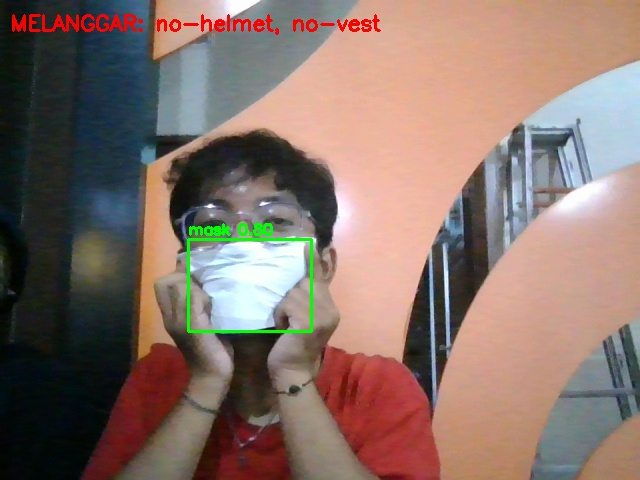
#> input picture backend/uploads/12bdfa4fa13642409dffac2676c64619.jpg, 640 x 480 px
$ python -i image_enhance.py   (imports and definitions only)
#> lines starting #> are read from the running program, lines starting #| are printed output that depends on the picture
"""
Utility untuk meningkatkan kualitas gambar sebelum dikirim ke model AI.

Alasan enhance diperlukan:
- Foto dari CCTV sering kurang jelas karena jarak jauh
- Enhance membantu AI mendeteksi APD dengan lebih akurat
- Teknik yang dipakai: sharpening + contrast + brightness adjustment
"""

import os
from PIL import Image, ImageEnhance, ImageFilter


def enhance_image(input_path: str, output_dir: str) -> str:
    """
    Melakukan enhancement pada gambar untuk memperjelas detail.

    Args:
        input_path: Path foto asli yang diupload
        output_dir: Folder untuk menyimpan hasil enhance

    Returns:
        Path foto yang sudah di-enhance
    """
#> called with output_dir = 'out.png'
    # Buka gambar
    img = Image.open(input_path)
#> img is the input picture: PIL image 640x480 RGB; mean R, G, B 135.5, 114.1, 105.6

    # 1. Tingkatkan ketajaman (sharpness) — membantu lihat detail APD
    enhancer = ImageEnhance.Sharpness(img)
    img = enhancer.enhance(2.0)  # 1.0 = normal, 2.0 = lebih tajam

    # 2. Tingkatkan kontras — membantu bedain warna helm/rompi
    enhancer = ImageEnhance.Contrast(img)
    img = enhancer.enhance(1.3)
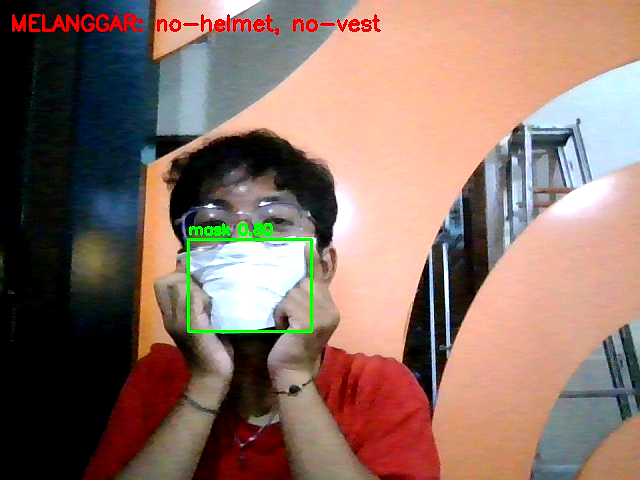
#> img: PIL image 640x480 RGB; mean R, G, B 140.2, 113.1, 102.4

    # 3. Sedikit tingkatkan brightness jika gambar gelap
    enhancer = ImageEnhance.Brightness(img)
    img = enhancer.enhance(1.1)
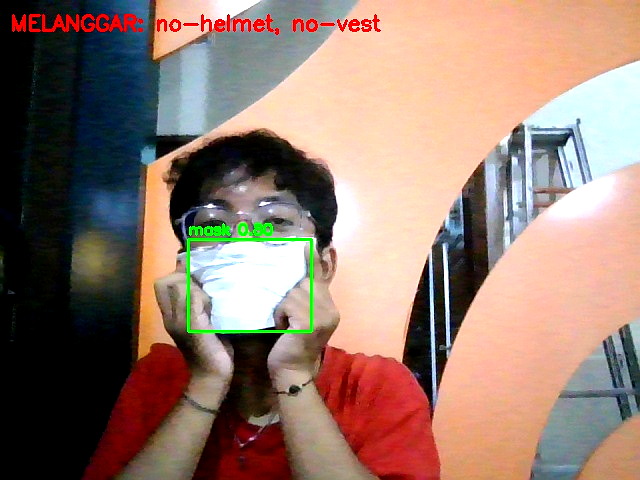
#> img: PIL image 640x480 RGB; mean R, G, B 148.8, 123.1, 110.8

    # 4. Terapkan filter untuk memperhalus noise
    img = img.filter(ImageFilter.UnsharpMask(radius=1, percent=150, threshold=3))
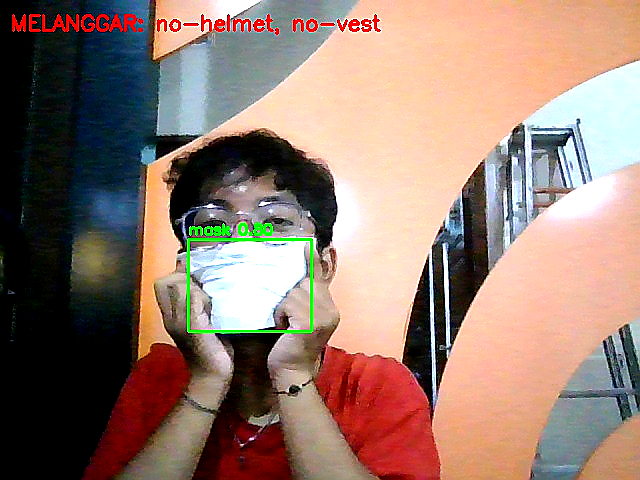
#> img: PIL image 640x480 RGB; mean R, G, B 148.9, 123.4, 111.5

    # Simpan hasil enhance dengan nama yang berbeda dari aslinya
    original_filename = os.path.basename(input_path)
    name, ext = os.path.splitext(original_filename)
    enhanced_filename = f"{name}_enhanced{ext}"
    enhanced_path = os.path.join(output_dir, enhanced_filename)

    img.save(enhanced_path, quality=95)

    return enhanced_path

>>> result = enhance_image('../../backend/uploads/12bdfa4fa13642409dffac2676c64619.jpg', 'out.png')

$ run again, on backend/uploads/13eea0a3a4e240d4b125268936885bae.jpg
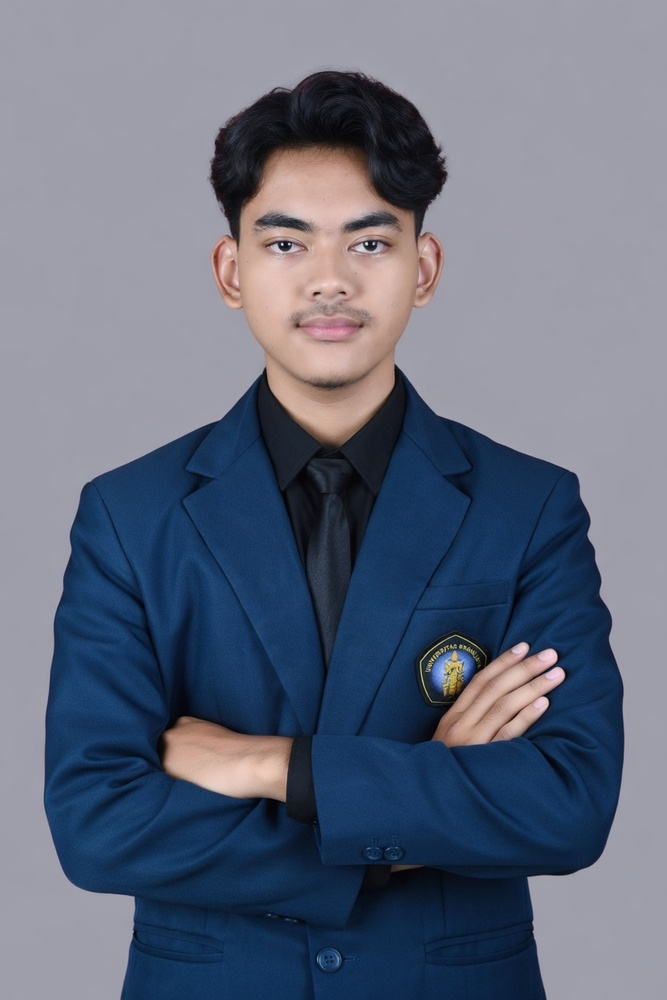
#> input picture backend/uploads/13eea0a3a4e240d4b125268936885bae.jpg, 667 x 1000 px, shrunk from 832 x 1248 before the run
#> in enhance_image, img is the input picture: PIL image 667x1000 RGB; mean R, G, B 99.1, 106.8, 125.2
#> in enhance_image, `img = enhancer.enhance(1.3)`:
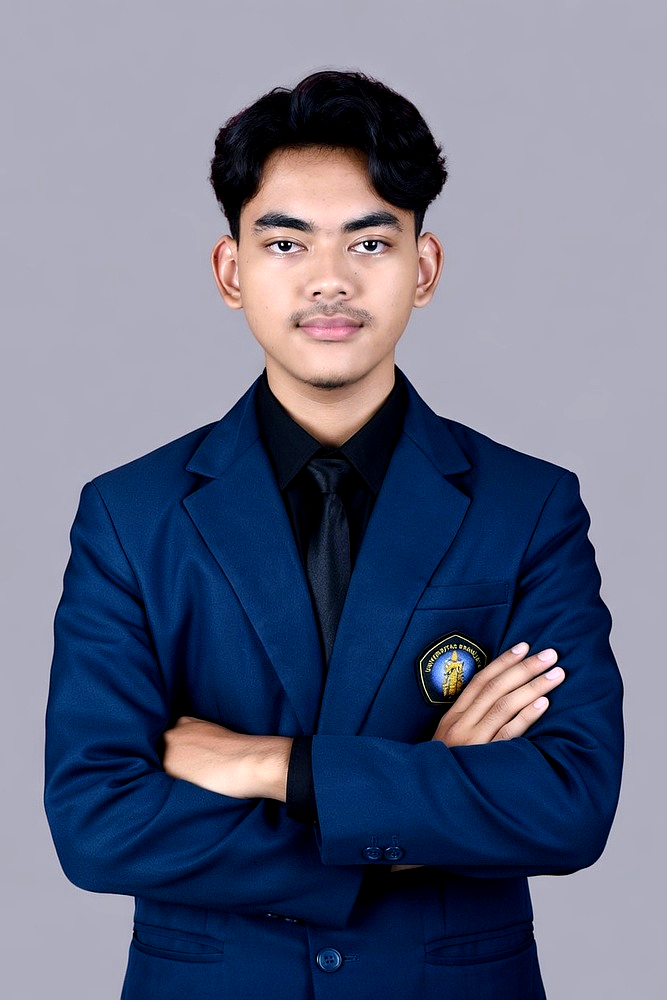
#> img: PIL image 667x1000 RGB; mean R, G, B 100.1, 107, 130.8
#> in enhance_image, `img = enhancer.enhance(1.1)`:
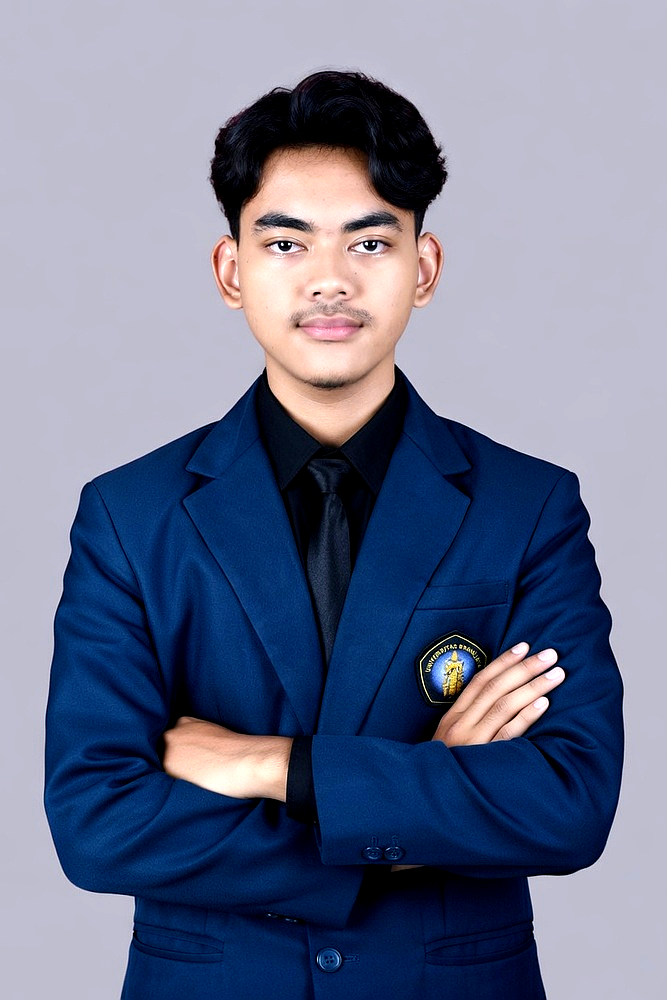
#> img: PIL image 667x1000 RGB; mean R, G, B 109.4, 117.3, 143.4

$ run again, on backend/uploads/16f666a42c214ba3bf89d5a980f263a4.jpg
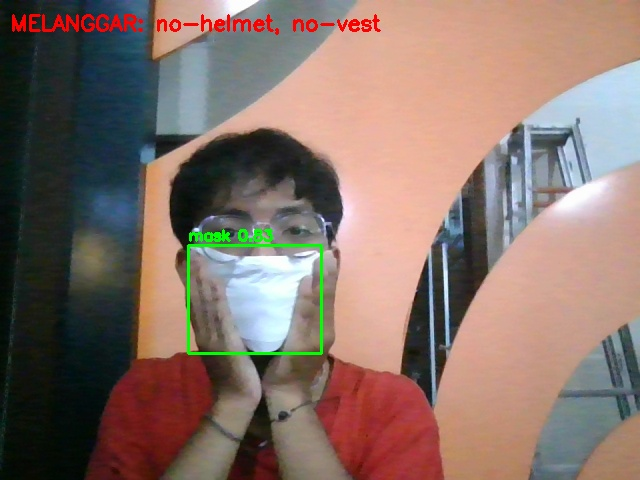
#> input picture backend/uploads/16f666a42c214ba3bf89d5a980f263a4.jpg, 640 x 480 px
#> in enhance_image, img is the input picture: PIL image 640x480 RGB; mean R, G, B 134.6, 113.6, 105.1
#> in enhance_image, `img = enhancer.enhance(1.1)`:
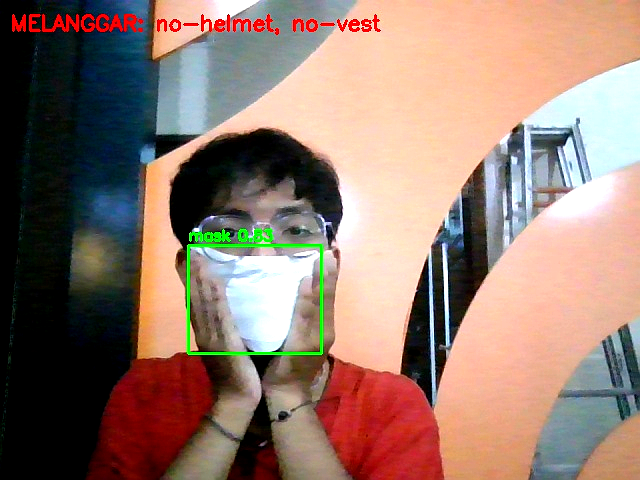
#> img: PIL image 640x480 RGB; mean R, G, B 148.1, 122.5, 110.4
#> in enhance_image, `img = img.filter(ImageFilter.UnsharpMask(radius=1, percent=150, thresh..`:
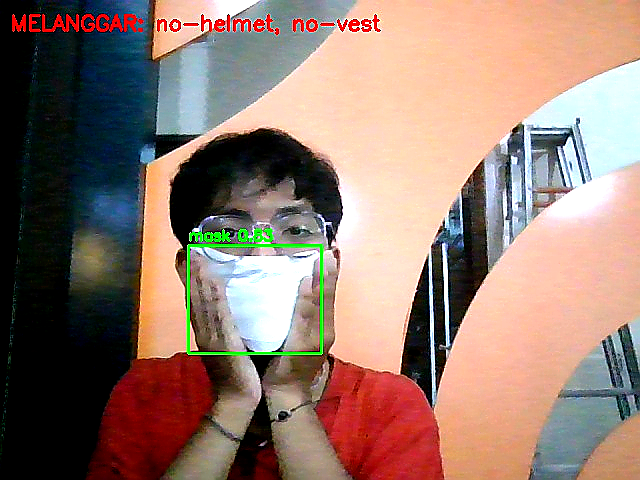
#> img: PIL image 640x480 RGB; mean R, G, B 148.2, 122.7, 111.1
